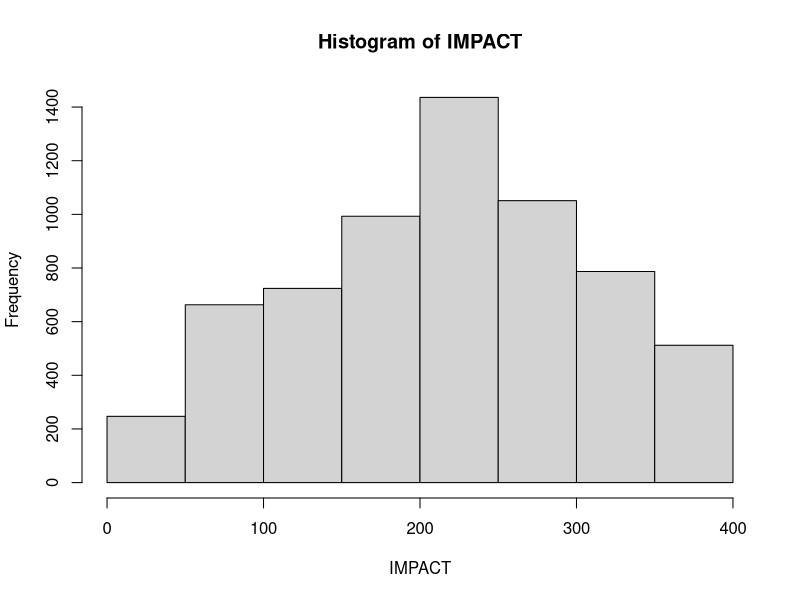
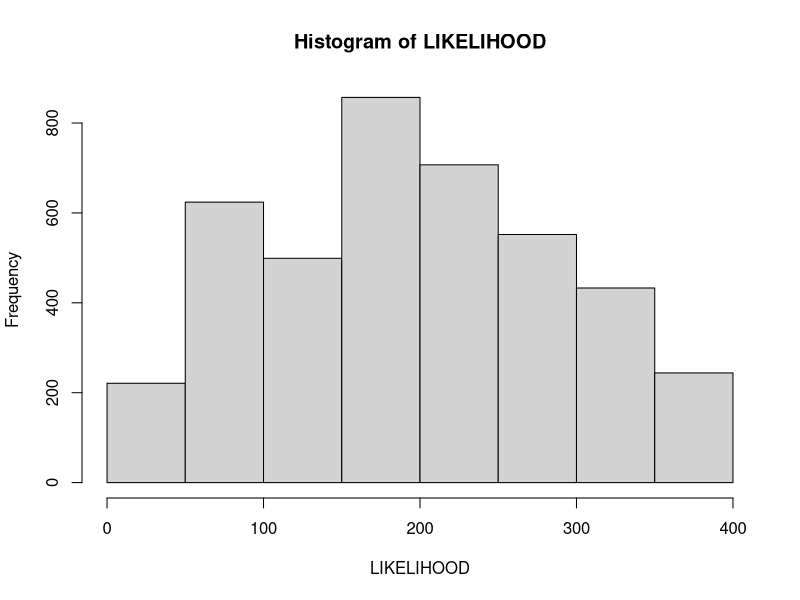

These figures' R source, in order:
library(plotrix)
library(dplyr)
library(ggplot2)
library(grid)
library(RColorBrewer)

answerstable <- read.csv(file = 'myapp/Data/RQ1_corrected.csv', header=TRUE) #importiere das answers file

dfall <- answerstable %>% filter(QUES2SURV_METHOD == "classic" & ANS2SURV_ANSWERED == 1)
scenarios <- as.data.frame(table(dfall$QUES_ID))
numberscenarios  <- nrow(scenarios)
#for (anz in 1:numberscenarios) {
for (anz in 1:1) {
  actualscenario =as.vector(scenarios[anz,1])
  scentext <- (paste0("Scenario ", actualscenario))
  print (scentext)
  df <- answerstable %>% filter(QUES2SURV_METHOD == "classic" & ANS2SURV_ANSWERED == 1 & QUES_ID == actualscenario)
  numberofanswers <- nrow(df)
  IMPACT <- c()
  LIKELIHOOD <- c()
  #print (df[anz,"ACC2SURV_ACCID"])
  
  for (i in 1:numberofanswers) {  #for (i in 1:1) {
    
    lowx <- (df[i,"X1Pixel"])
    highx <- (df[i,"X2Pixel"])
    actualvalueX <- lowx
    while (actualvalueX <= highx){
      IMPACT <- c(IMPACT,actualvalueX)
      actualvalueX = actualvalueX + 1
    }
    
    lowy <- (df[i,"Y1Pixel"])
    highy <- (df[i,"Y2Pixel"])
    actualvalueY <- lowy
    while (actualvalueY <= highy){
      LIKELIHOOD <- c(LIKELIHOOD,actualvalueY)
      actualvalueY = actualvalueY + 1
    }
    
    
  }
  print (table(IMPACT))
  print (table(LIKELIHOOD))
  
  hist (IMPACT)
  hist (LIKELIHOOD)
  
}
